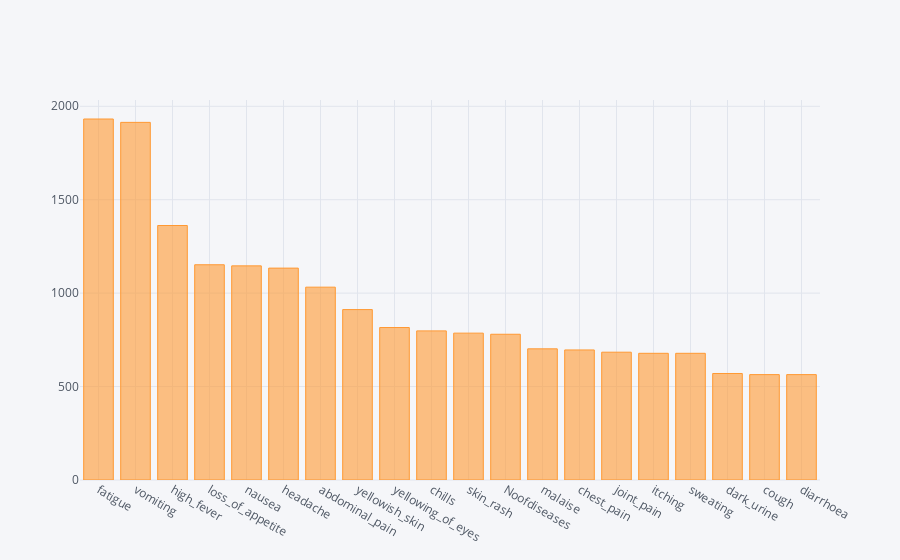

Notebook code for this chart:
### Code cell
disyes[:20].iplot(kind='bar',x='index')

### Figure 1 — Plotly figure (JSON) as saved in the notebook; plotly's stock layout.template omitted (floating-point values rounded to 4 significant figures)
{"data": [{"marker": {"color": "rgba(255, 153, 51, 0.6)", "line": {"color": "rgba(255, 153, 51, 1.0)", "width": 1}}, "name": "1", "orientation": "v", "text": "", "type": "bar", "uid": "fc4e6cf7-3dbd-457a-add9-4585c1828dbb", "x": ["fatigue", "vomiting", "high_fever", "loss_of_appetite", "nausea", "headache", "abdominal_pain", "yellowish_skin", "yellowing_of_eyes", "chills", "skin_rash", "Noofdiseases", "malaise", "chest_pain", "joint_pain", "itching", "sweating", "dark_urine", "cough", "diarrhoea"], "y": [1932, 1914, 1362, 1152, 1146, 1134, 1032, 912, 816, 798, 786, 780, 702, 696, 684, 678, 678, 570, 564, 564]}], "layout": {"legend": {"bgcolor": "#F5F6F9", "font": {"color": "#4D5663"}}, "paper_bgcolor": "#F5F6F9", "plot_bgcolor": "#F5F6F9", "title": {"font": {"color": "#4D5663"}}, "xaxis": {"gridcolor": "#E1E5ED", "showgrid": true, "tickfont": {"color": "#4D5663"}, "title": {"font": {"color": "#4D5663"}, "text": ""}, "zerolinecolor": "#E1E5ED"}, "yaxis": {"gridcolor": "#E1E5ED", "showgrid": true, "tickfont": {"color": "#4D5663"}, "title": {"font": {"color": "#4D5663"}, "text": ""}, "zerolinecolor": "#E1E5ED"}}}
